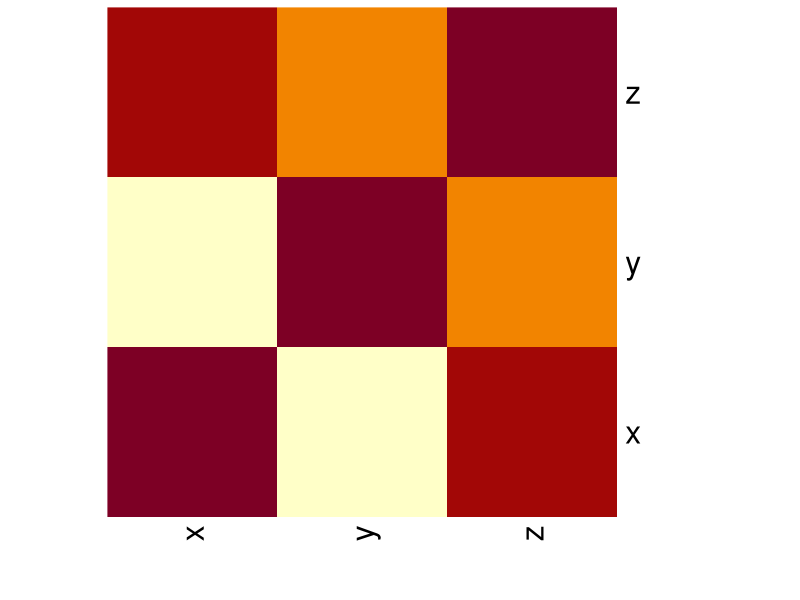

The R script that drew this image: (Note: this script raises an error after producing the figure.)

x=c(1,2,3)
y=c(4,7,30)
z=x^2

data=data.frame(x,y,z)

corrmat=cor(data)
heatmap(corrmat,Rowv=NA,Colv=NA,scale="none") #the extra arguments "Rowv" and "Colv" are needed to remove some unwanted default output. Scale="none" is needed to generate a heatmap for the correlation matrix as given.

#Let's consider a big dataset:
### Dataset of NBA players statistics during 2018-2019 season. 
## We want to draw some heatmaps

######## DOWNLOAD AND IMPORT the nbastats2018-2019.csv dataset.

NBAcurr=nbastats2018.2019

nums=sapply(NBAcurr,is.numeric) ## identifies numeric columns of NBAcurr dataset
NBAcurr2=NBAcurr[,nums] ##only takes the numeric columns and puts them in a new dataset called NBAcurr2.
NBAcurr2=na.omit(NBAcurr2)## removes any row with NA's in at least one cell.

stdevs=sapply(NBAcurr2,sd)
NBAcurr2=NBAcurr2[,stdevs!=0]## Can't have any columns with a standard deviation of zero.

corrmat=cor(NBAcurr2)
corrmat
heatmap(corrmat,Rowv=NA,Colv=NA,scale="none")

## For a more user-friendly plot (with gradient legend), consider the lattice package and function levelplot()
library(lattice)
levelplot(corrmat)
### To fix x-labels, google: rotate labels in levelplot r
### first link tells you this:
levelplot(corrmat,scales=list(x=list(rot=90)))




